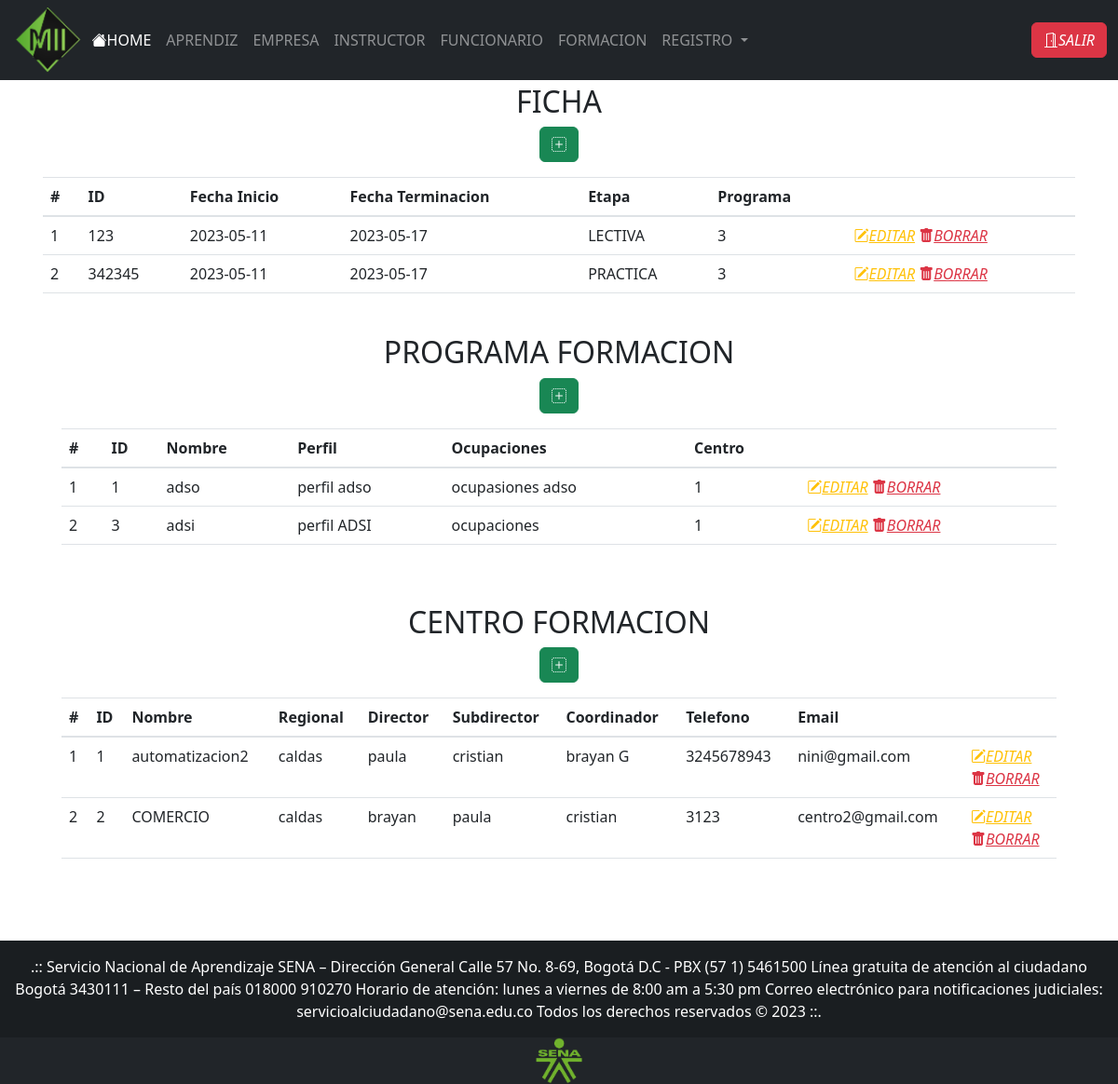
/views/formacion.php (signed in), run on the app's committed database.
### tables this page shows
CREATE TABLE IF NOT EXISTS `fichas` (
  `pk_id_ficha` int NOT NULL,
  `ficha_fecha_inicio` date NOT NULL,
  `ficha_fecha_terminacion` date NOT NULL,
  `ficha_etapa` varchar(50) NOT NULL,
  `fk_id_pro` int NOT NULL,
  PRIMARY KEY (`pk_id_ficha`),
  KEY `fk_Ficha_Programa1` (`fk_id_pro`)
);

CREATE TABLE IF NOT EXISTS `programas` (
  `pk_id_pro` int NOT NULL,
  `pro_nombre` varchar(30) NOT NULL,
  `pro_perfil` varchar(500) NOT NULL,
  `pro_ocupaciones` varchar(500) NOT NULL,
  `fk_id_cefo` int NOT NULL,
  PRIMARY KEY (`pk_id_pro`),
  KEY `fk_Programa_Centro_Formacion1` (`fk_id_cefo`)
);

CREATE TABLE IF NOT EXISTS `centros_formacion` (
  `pk_id_cefo` int NOT NULL,
  `cefo_nom_centro_formacion` varchar(45) NOT NULL,
  `cefo_nom_regional` varchar(60) NOT NULL,
  `cefo_nom_director_regional` varchar(45) NOT NULL,
  `cefo_nom_sub_director` varchar(45) NOT NULL,
  `cefo_nom_coordinador` varchar(30) NOT NULL,
  `cefo_telefono` varchar(30) NOT NULL,
  `cefo_email` varchar(30) DEFAULT NULL,
  PRIMARY KEY (`pk_id_cefo`)
);

### views/formacion.php (the view, shortened to what this page needs)
<!DOCTYPE html>
<html lang="en">
<head>
    <?php
    require_once("head.php");
    ?>
</head>
<body>
    <?php
    require_once("header.php");
    include('../controller/conexion.php');
    ?>
    <div style="min-height: 85vh;">
        <div class="container">
            <div>
                <div class="p-1">
                    <div class="text-center">
                        <h2>FICHA</h2>
                        <button type="submit" class="btn btn-success mb-3" id="btnAgregarFicha"><i
                                class="bi bi-plus-square-dotted"></i></button>
                    </div>
                    <table id="tablaFicha" class="table align-middle">
                        <thead>
                            <tr>
                                <th scope="col">#</th>
                                <th scope="col">ID</th>
                                <th scope="col">Fecha Inicio</th>
                                <th scope="col">Fecha Terminacion</th>
                                <th scope="col">Etapa</th>
                                <th scope="col">Programa</th>
                                <th scope="col"></th>
                            </tr>
                        </thead>
                        <tbody>
                            <?php
                            $fichas = $base->query("SELECT * FROM fichas")->fetchAll(PDO::FETCH_OBJ);
                            $i = 1;
                            foreach ($fichas as $datosFicha) {
                                ?>
                                <tr>
                                    <td scope="row">
                                        <?php echo $i; ?>
                                    </td>
                                    <td>
                                        <?php echo $datosFicha->pk_id_ficha; ?>
                                    </td>
                                    <td>
                                        <?php echo $datosFicha->ficha_fecha_inicio; ?>
                                    </td>
                                    <td>
                                        <?php echo $datosFicha->ficha_fecha_terminacion; ?>
                                    </td>
                                    <td>
                                        <?php echo $datosFicha->ficha_etapa; ?>
                                    </td>
                                    <td>
                                        <?php echo $datosFicha->fk_id_pro; ?>
                                    </td>
                                    <td>
                                        <a class="text-warning"
                                            href="editarFormacion.php?codigo=<?php echo $datosFicha->pk_id_ficha; ?>&tipo=ficha"><i
                                                class="bi bi-pencil-square">EDITAR</i></a>
                                        <a onclick="return confirm('Estas seguro de eliminar?');" class="text-danger"
                                            href="../controller/crudFormacion.php?id=<?php echo $datosFicha->pk_id_ficha; ?>&accion=eliminar&tipo=ficha"><i
                                                class="bi bi-trash-fill">BORRAR</i></a>
                                    </td>
                                </tr>
                                <?php
                                $i++;
                            }
                            ?>
                        </tbody>
                    </table>
                </div>
            </div>
            <div>
                <div class="p-4">
                    <div class="text-center">
                        <h2>PROGRAMA FORMACION</h2>
                        <button type="submit" class="btn btn-success mb-3" id="btnAgregarPrograma"><i
                                class="bi bi-plus-square-dotted"></i></button>
                    </div>
                    <table id="tablaPrograma" class="table align-middle">
                        <thead>
                            <tr>
                                <th scope="col">#</th>
                                <th scope="col">ID</th>
                                <th scope="col">Nombre</th>
                                <th scope="col">Perfil</th>
                                <th scope="col">Ocupaciones</th>
                                <th scope="col">Centro</th>
                                <th scope="col"></th>
                            </tr>
                        </thead>
                        <tbody>
                            <?php
                            $programas = $base->query("SELECT * FROM programas")->fetchAll(PDO::FETCH_OBJ);
                            $i = 1;
                            foreach ($programas as $datosPrograma) {
                                ?>
                                <tr>
                                    <td scope="row">
                                        <?php echo $i; ?>
                                    </td>
                                    <td>
                                        <?php echo $datosPrograma->pk_id_pro; ?>
                                    </td>
                                    <td>
                                        <?php echo $datosPrograma->pro_nombre; ?>
                                    </td>
                                    <td>
                                        <?php echo $datosPrograma->pro_perfil; ?>
                                    </td>
                                    <td>
                                        <?php echo $datosPrograma->pro_ocupaciones; ?>
                                    </td>
                                    <td>
                                        <?php echo $datosPrograma->fk_id_cefo; ?>
                                    </td>
                                    <td><a class="text-warning"
                                            href="editarFormacion.php?codigo=<?php echo $datosPrograma->pk_id_pro; ?>&tipo=programa"><i
                                                class="bi bi-pencil-square">EDITAR</i></a>
                                        <a onclick="return confirm('Estas seguro de eliminar?');" class="text-danger"
                                            href="../controller/crudFormacion.php?id=<?php echo $datosPrograma->pk_id_pro; ?>&accion=eliminar&tipo=programa"><i
                                                class="bi bi-trash-fill">BORRAR</i></a>
                                    </td>
                                </tr>
                                <?php
                                $i++;
                            }
                            ?>
                        </tbody>
                    </table>
                </div>
            </div>
            <div class="">
                <div class="p-4">
                    <div class="text-center">
                        <h2>CENTRO FORMACION</h2>
                        <button type="submit" class="btn btn-success mb-3" id="btnAgregarCentro"><i
                                class="bi bi-plus-square-dotted"></i></button>
                    </div>
                    <table id="tablaCentro" class="table align-middle">
                        <thead>
                            <tr>
                                <th scope="col">#</th>
                                <th scope="col">ID</th>
                                <th scope="col">Nombre</th>
                                <th scope="col">Regional</th>
                                <th scope="col">Director</th>
                                <th scope="col">Subdirector</th>
                                <th scope="col">Coordinador</th>
                                <th scope="col">Telefono</th>
                                <th scope="col">Email</th>
                                <th scope="col"></th>
                            </tr>
                        </thead>
                        <tbody>
                            <?php
                            $centros = $base->query("SELECT * FROM centros_formacion")->fetchAll(PDO::FETCH_OBJ);
                            $i = 1;
                            foreach ($centros as $datosCentro) {
                                ?>
                                <tr>
                                    <td scope="row">
                                        <?php echo $i; ?>
                                    </td>
                                    <td>
                                        <?php echo $datosCentro->pk_id_cefo; ?>
                                    </td>
                                    <td>
                                        <?php echo $datosCentro->cefo_nom_centro_formacion; ?>
                                    </td>
                                    <td>
                                        <?php echo $datosCentro->cefo_nom_regional; ?>
                                    </td>
                                    <td>
                                        <?php echo $datosCentro->cefo_nom_director_regional; ?>
                                    </td>
                                    <td>
                                        <?php echo $datosCentro->cefo_nom_sub_director; ?>
                                    </td>
                                    <td>
                                        <?php echo $datosCentro->cefo_nom_coordinador; ?>
                                    </td>
                                    <td>
                                        <?php echo $datosCentro->cefo_telefono; ?>
                                    </td>
                                    <td>
                                        <?php echo $datosCentro->cefo_email; ?>
                                    </td>
                                    <td><a class="text-warning"
                                            href="editarFormacion.php?codigo=<?php echo $datosCentro->pk_id_cefo; ?>&tipo=centro"><i
                                                class="bi bi-pencil-square">EDITAR</i></a>
                                            <br>
                                        <a onclick="return confirm('Estas seguro de eliminar?');" class="text-danger"
                                            href="../controller/crudFormacion.php?id=<?php echo $datosCentro->pk_id_cefo; ?>&accion=eliminar&tipo=centro"><i
                                                class="bi bi-trash-fill">BORRAR</i></a>
                                    </td>
                                </tr>
                                <?php
                                $i++;
                            }
                            ?>
                        </tbody>
                    </table>
                </div>
            </div>
            <br><br>
        </div>
    </div>
    <?php
    require_once("footer.php");
    ?>
</body>
</html>

### data on the page
fichas: pk_id_ficha "123", ficha_fecha_inicio "2023-05-11", ficha_fecha_terminacion "2023-05-17", ficha_etapa "LECTIVA", fk_id_pro "3"
fichas: pk_id_ficha "342345", ficha_fecha_inicio "2023-05-11", ficha_fecha_terminacion "2023-05-17", ficha_etapa "PRACTICA", fk_id_pro "3"
programas: pk_id_pro "1", pro_nombre "adso", pro_perfil "perfil adso", pro_ocupaciones "ocupasiones adso", fk_id_cefo "1"
programas: pk_id_pro "3", pro_nombre "adsi", pro_perfil "perfil ADSI", pro_ocupaciones "ocupaciones", fk_id_cefo "1"
centros_formacion: pk_id_cefo "1", cefo_nom_centro_formacion "automatizacion2", cefo_nom_regional "caldas", cefo_nom_director_regional "paula", cefo_nom_sub_director "cristian", cefo_nom_coordinador "brayan G", cefo_telefono "3245678943", cefo_email "nini@gmail.com"
centros_formacion: pk_id_cefo "2", cefo_nom_centro_formacion "COMERCIO", cefo_nom_regional "caldas", cefo_nom_director_regional "brayan", cefo_nom_sub_director "paula", cefo_nom_coordinador "cristian", cefo_telefono "3123", cefo_email "centro2@gmail.com"
